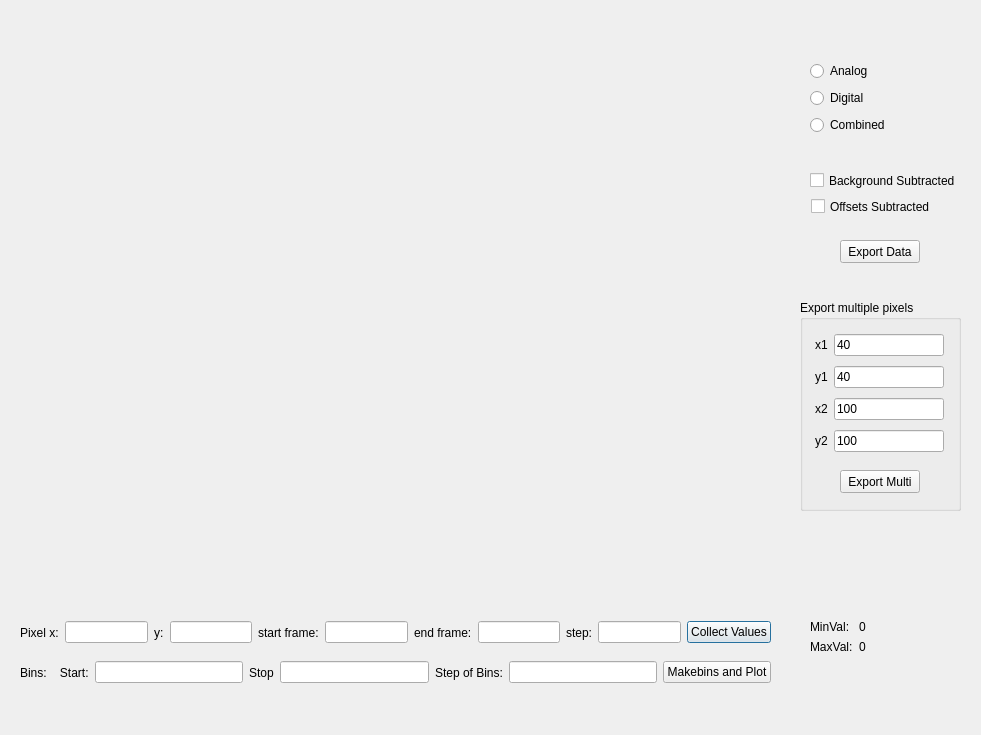
<?xml version="1.0" encoding="UTF-8"?>
<ui version="4.0">
 <class>HistogramDialog</class>
 <widget class="QDialog" name="HistogramDialog">
  <property name="geometry">
   <rect>
    <x>0</x>
    <y>0</y>
    <width>981</width>
    <height>735</height>
   </rect>
  </property>
  <property name="windowTitle">
   <string>Histogramming - EMPAD Broswe - prebeta</string>
  </property>
  <widget class="QCheckBox" name="checkBox_backSub">
   <property name="geometry">
    <rect>
     <x>810</x>
     <y>170</y>
     <width>151</width>
     <height>21</height>
    </rect>
   </property>
   <property name="text">
    <string>Background Subtracted</string>
   </property>
  </widget>
  <widget class="QWidget" name="layoutWidget">
   <property name="geometry">
    <rect>
     <x>20</x>
     <y>620</y>
     <width>751</width>
     <height>25</height>
    </rect>
   </property>
   <layout class="QHBoxLayout" name="horizontalLayout">
    <item>
     <widget class="QLabel" name="label">
      <property name="text">
       <string>Pixel x:</string>
      </property>
     </widget>
    </item>
    <item>
     <widget class="QLineEdit" name="lineEdit_PixX"/>
    </item>
    <item>
     <widget class="QLabel" name="label_2">
      <property name="text">
       <string>y:</string>
      </property>
     </widget>
    </item>
    <item>
     <widget class="QLineEdit" name="lineEdit_pixY"/>
    </item>
    <item>
     <widget class="QLabel" name="label_3">
      <property name="text">
       <string>start frame:</string>
      </property>
     </widget>
    </item>
    <item>
     <widget class="QLineEdit" name="lineEdit_StartFrame"/>
    </item>
    <item>
     <widget class="QLabel" name="label_4">
      <property name="text">
       <string>end frame:</string>
      </property>
     </widget>
    </item>
    <item>
     <widget class="QLineEdit" name="lineEdit_EndFrame"/>
    </item>
    <item>
     <widget class="QLabel" name="label_5">
      <property name="text">
       <string>step:</string>
      </property>
     </widget>
    </item>
    <item>
     <widget class="QLineEdit" name="lineEdit_Step"/>
    </item>
    <item>
     <widget class="QPushButton" name="pushButton_collectVals">
      <property name="text">
       <string>Collect Values</string>
      </property>
     </widget>
    </item>
   </layout>
  </widget>
  <widget class="QWidget" name="layoutWidget">
   <property name="geometry">
    <rect>
     <x>20</x>
     <y>660</y>
     <width>751</width>
     <height>25</height>
    </rect>
   </property>
   <layout class="QHBoxLayout" name="horizontalLayout_2">
    <item>
     <widget class="QLabel" name="label_6">
      <property name="text">
       <string>Bins:    Start:</string>
      </property>
     </widget>
    </item>
    <item>
     <widget class="QLineEdit" name="lineEdit_BinStart"/>
    </item>
    <item>
     <widget class="QLabel" name="label_7">
      <property name="text">
       <string>Stop</string>
      </property>
     </widget>
    </item>
    <item>
     <widget class="QLineEdit" name="lineEdit_BinStop"/>
    </item>
    <item>
     <widget class="QLabel" name="label_8">
      <property name="text">
       <string>Step of Bins:</string>
      </property>
     </widget>
    </item>
    <item>
     <widget class="QLineEdit" name="lineEdit_NumOfBins"/>
    </item>
    <item>
     <widget class="QPushButton" name="pushButton_MakeBinPlot">
      <property name="text">
       <string>Makebins and Plot</string>
      </property>
     </widget>
    </item>
   </layout>
  </widget>
  <widget class="QWidget" name="layoutWidget">
   <property name="geometry">
    <rect>
     <x>810</x>
     <y>620</y>
     <width>131</width>
     <height>51</height>
    </rect>
   </property>
   <layout class="QFormLayout" name="formLayout">
    <item row="0" column="0">
     <widget class="QLabel" name="label_9">
      <property name="text">
       <string>MinVal:</string>
      </property>
     </widget>
    </item>
    <item row="0" column="1">
     <widget class="QLabel" name="label_PixelMinVal">
      <property name="text">
       <string>0</string>
      </property>
     </widget>
    </item>
    <item row="1" column="0">
     <widget class="QLabel" name="label_10">
      <property name="text">
       <string>MaxVal:</string>
      </property>
     </widget>
    </item>
    <item row="1" column="1">
     <widget class="QLabel" name="label_PixelsMaxVal">
      <property name="text">
       <string>0</string>
      </property>
     </widget>
    </item>
   </layout>
  </widget>
  <widget class="QWidget" name="layoutWidget">
   <property name="geometry">
    <rect>
     <x>810</x>
     <y>60</y>
     <width>93</width>
     <height>77</height>
    </rect>
   </property>
   <layout class="QVBoxLayout" name="verticalLayout">
    <item>
     <widget class="QRadioButton" name="radioButton_Analog">
      <property name="text">
       <string>Analog</string>
      </property>
     </widget>
    </item>
    <item>
     <widget class="QRadioButton" name="radioButton_Digital">
      <property name="text">
       <string>Digital</string>
      </property>
     </widget>
    </item>
    <item>
     <widget class="QRadioButton" name="radioButton_Combined">
      <property name="text">
       <string>Combined</string>
      </property>
     </widget>
    </item>
   </layout>
  </widget>
  <widget class="QCustomPlot" name="histPlot" native="true">
   <property name="geometry">
    <rect>
     <x>20</x>
     <y>20</y>
     <width>761</width>
     <height>561</height>
    </rect>
   </property>
  </widget>
  <widget class="QPushButton" name="pushButton_expData">
   <property name="geometry">
    <rect>
     <x>840</x>
     <y>240</y>
     <width>80</width>
     <height>23</height>
    </rect>
   </property>
   <property name="text">
    <string>Export Data</string>
   </property>
  </widget>
  <widget class="QGroupBox" name="groupBox">
   <property name="geometry">
    <rect>
     <x>800</x>
     <y>300</y>
     <width>161</width>
     <height>211</height>
    </rect>
   </property>
   <property name="title">
    <string>Export multiple pixels</string>
   </property>
   <widget class="QPushButton" name="pushButton">
    <property name="geometry">
     <rect>
      <x>40</x>
      <y>170</y>
      <width>80</width>
      <height>23</height>
     </rect>
    </property>
    <property name="text">
     <string>Export Multi</string>
    </property>
   </widget>
   <widget class="QWidget" name="layoutWidget">
    <property name="geometry">
     <rect>
      <x>15</x>
      <y>30</y>
      <width>129</width>
      <height>129</height>
     </rect>
    </property>
    <layout class="QGridLayout" name="gridLayout">
     <item row="0" column="0">
      <widget class="QLabel" name="label_11">
       <property name="text">
        <string>x1</string>
       </property>
      </widget>
     </item>
     <item row="0" column="1">
      <widget class="QLineEdit" name="lineEdit_x1">
       <property name="text">
        <string>40</string>
       </property>
      </widget>
     </item>
     <item row="1" column="0">
      <widget class="QLabel" name="label_12">
       <property name="text">
        <string>y1</string>
       </property>
      </widget>
     </item>
     <item row="1" column="1">
      <widget class="QLineEdit" name="lineEdit_y1">
       <property name="text">
        <string>40</string>
       </property>
      </widget>
     </item>
     <item row="2" column="0">
      <widget class="QLabel" name="label_13">
       <property name="text">
        <string>x2</string>
       </property>
      </widget>
     </item>
     <item row="2" column="1">
      <widget class="QLineEdit" name="lineEdit_x2">
       <property name="text">
        <string>100</string>
       </property>
      </widget>
     </item>
     <item row="3" column="1">
      <widget class="QLineEdit" name="lineEdit_y2">
       <property name="text">
        <string>100</string>
       </property>
      </widget>
     </item>
     <item row="3" column="0">
      <widget class="QLabel" name="label_14">
       <property name="text">
        <string>y2</string>
       </property>
      </widget>
     </item>
    </layout>
   </widget>
  </widget>
  <widget class="QCheckBox" name="checkBox_offSub">
   <property name="geometry">
    <rect>
     <x>811</x>
     <y>196</y>
     <width>151</width>
     <height>21</height>
    </rect>
   </property>
   <property name="text">
    <string>Offsets Subtracted</string>
   </property>
  </widget>
 </widget>
 <customwidgets>
  <customwidget>
   <class>QCustomPlot</class>
   <extends>QWidget</extends>
   <header>qcustomplot.h</header>
   <container>1</container>
  </customwidget>
 </customwidgets>
 <resources/>
 <connections/>
</ui>
